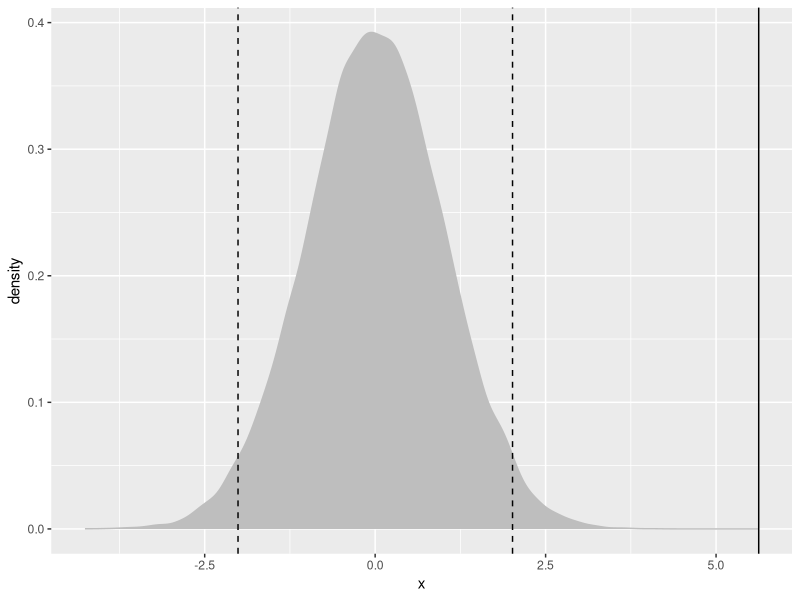
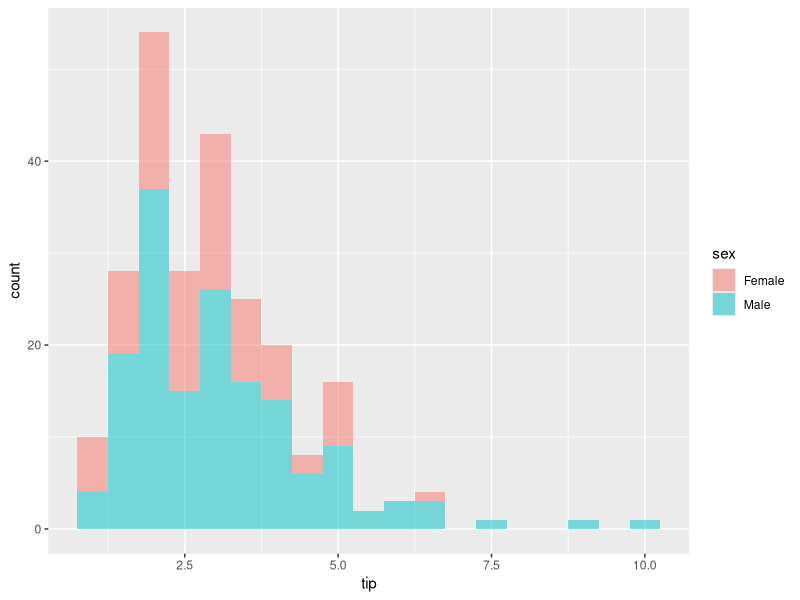
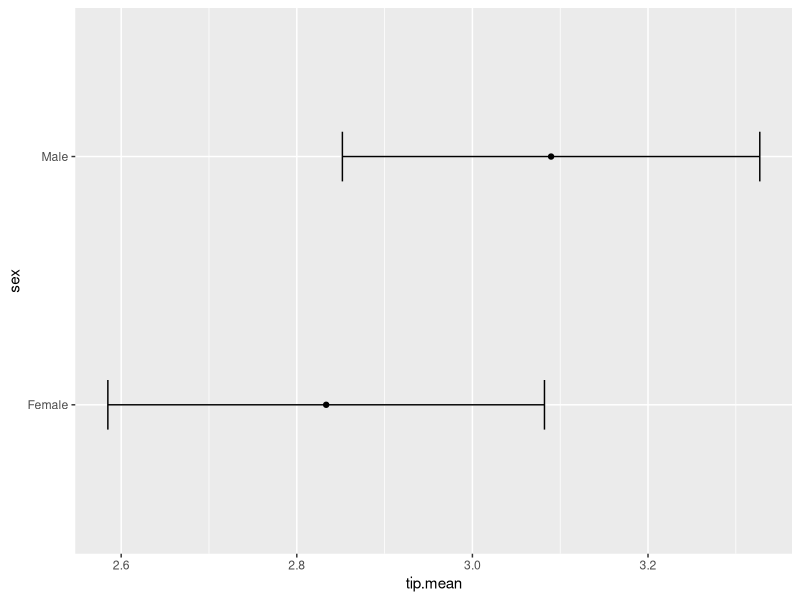

Reproduce these figures in R, in order. (Note: this script raises an error after producing the figures.)
## ---- chunk 1
knitr::opts_chunk$set(echo = TRUE)
## ---- chunk 2
data(tips,package="reshape2")
head(tips)
#dim(tips)
## ---- chunk 3
t.test(tips$tip,	alternative="two.sided",	mu=2.50)

## ---- chunk 4
##	build	a	t	distribution
randT	<- rt(30000,	df=NROW(tips)-1)

#	get	t-statistic	and	other	information
tipTTest	<- t.test(tips$tip,	alternative="two.sided",	mu=2.50)

## Plot it
library(ggplot2)
ggplot(data.frame(x=randT))	+
					geom_density(aes(x=x),	fill="grey",	color="grey")	+
					geom_vline(xintercept=tipTTest$statistic)	+
					geom_vline(xintercept=mean(randT)	+	c(-2,	2)*sd(randT),	linetype=2)

## ---- chunk 5
t.test(tips$tip,	alternative="greater",	mu=2.50)

## ---- chunk 6
shapiro.test(tips$tip)

## ---- chunk 7
shapiro.test(tips$tip[tips$sex	==	"Female"])

## ---- chunk 8
shapiro.test(tips$tip[tips$sex	==	"Male"])
## ---- chunk 9
#	all	the	tests	fail	so	inspect	visually
ggplot(tips,	aes(x=tip,	fill=sex))	+ geom_histogram(binwidth=.5,	alpha=1/2)
## ---- chunk 10
ansari.test(tip	~	sex,	tips)

## ---- chunk 11
t.test(tip	~	sex,	data=tips,	var.equal=TRUE)

## ---- chunk 12
library(plyr)
tipSummary	<- ddply(tips,	"sex",	summarize,
										tip.mean=mean(tip),	tip.sd=sd(tip),
										Lower=tip.mean	-	2*tip.sd/sqrt(NROW(tip)),
										Upper=tip.mean	+	2*tip.sd/sqrt(NROW(tip)))
tipSummary
## ---- chunk 13
ggplot(tipSummary, aes(x=tip.mean, y=sex)) + geom_point() + geom_errorbarh(aes(xmin=Lower, xmax=Upper), height=.2)
## ---- chunk 14
data(father.son,	package='UsingR')
head(father.son)

## ---- chunk 15
t.test(father.son$fheight,	father.son$sheight,	paired=TRUE)
## ---- chunk 16
heightDiff	<-	father.son$fheight	-	father.son$sheight
ggplot(father.son,	aes(x=fheight	-	sheight))	+
				geom_density()	+
				geom_vline(xintercept=mean(heightDiff))	+
				geom_vline(xintercept=mean(heightDiff)	+ 2*c(-1,	1)*sd(heightDiff)/sqrt(nrow(father.son)),linetype=2)
## ---- chunk 17
tipAnova	<- aov(tip	~	day	-	1,	tips)
summary(tipAnova)

## ---- chunk 18
tipsByDay	<- ddply(tips,	"day",	plyr::summarize,
																				tip.mean=mean(tip),	tip.sd=sd(tip),
																				Length=NROW(tip),
																				tfrac=qt(p=.90,	df=Length-1),
																				Lower=tip.mean	-	tfrac*tip.sd/sqrt(Length),
																				Upper=tip.mean	+	tfrac*tip.sd/sqrt(Length)
																				)

ggplot(tipsByDay,	aes(x=tip.mean,	y=day))	+	geom_point()	+
					geom_errorbarh(aes(xmin=Lower,	xmax=Upper),	height=.3)

